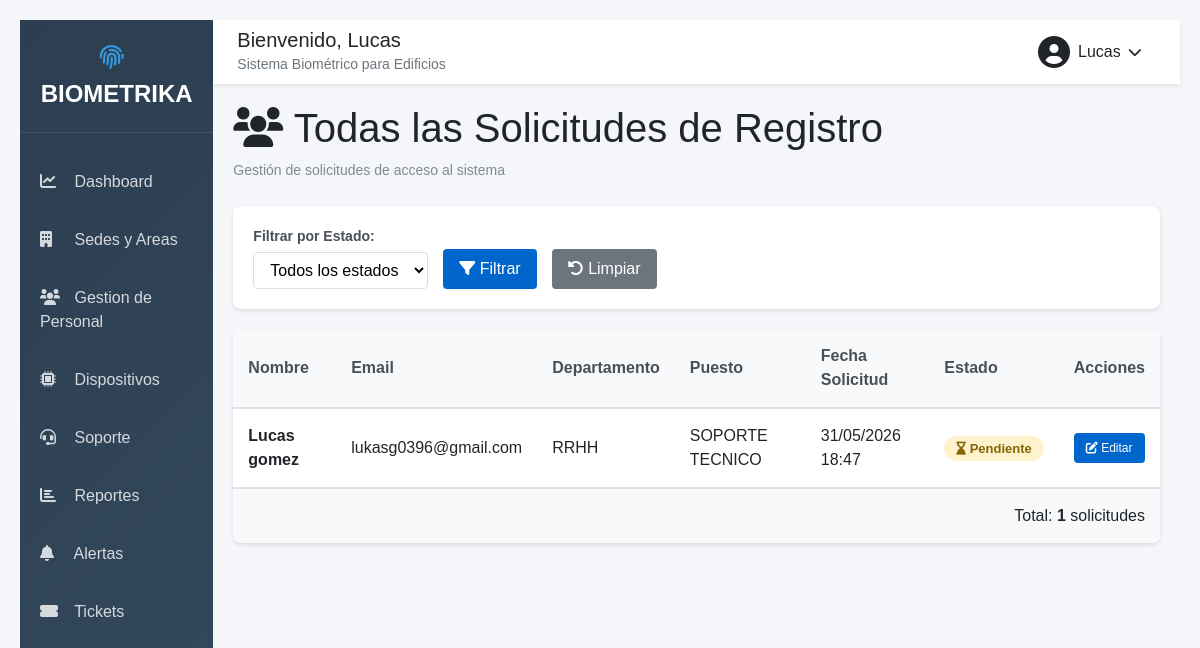
Screenshot of /usuarios/todas-solicitudes/ (signed in) with the database file from the repository.
### usuarios/models.py (models this page shows, shortened)
class SolicitudRegistro(models.Model):
    nombre = models.CharField(max_length=150)
    dni = models.CharField(max_length=20, verbose_name='DNI')
    email = models.EmailField()
    telefono = models.CharField(max_length=20)
    departamento = models.CharField(max_length=100)
    puesto = models.CharField(max_length=100)
    superior = models.CharField(max_length=150, blank=True, null=True)
    fecha_ingreso = models.DateField(blank=True, null=True)
    fecha_solicitud = models.DateTimeField(auto_now_add=True)
    estado = models.CharField(
        max_length=20,
        choices=[
            ('pendiente', 'Pendiente'),
            ('aprobado', 'Aprobado'),
            ('rechazado', 'Rechazado'),
        ],
        default='pendiente'
    )
    class Meta:
        verbose_name = 'Solicitud de Registro'
        verbose_name_plural = 'Solicitudes de Registro'
        ordering = ['-fecha_solicitud']

### usuarios/views.py (the view)
# urls.py: path('todas-solicitudes/', views.todas_solicitudes, name='todas_solicitudes'),
@login_required
def todas_solicitudes(request):
    if not request.user.is_staff:
        return redirect('dashboard:index')
    estado = request.GET.get('estado', '')
    solicitudes = SolicitudRegistro.objects.all().order_by('-fecha_solicitud')
    if estado:
        solicitudes = solicitudes.filter(estado=estado)
    estados = SolicitudRegistro._meta.get_field('estado').choices
    return render(request, 'usuarios/todas_solicitudes.html', {
        'solicitudes': solicitudes,
        'estados': estados,
        'estado_filtro': estado
    })

### templates/usuarios/todas_solicitudes.html (shortened to what this page needs)
{% extends 'dashboard/base.html' %}
{% load static %}
{% block content %}
<link rel="stylesheet" href="{% static 'css/style_usuario_nuevo.css' %}">
<div class="contenido">
    <h1><i class="fa-solid fa-users"></i> Todas las Solicitudes de Registro</h1>
    <p class="subtitulo">Gestión de solicitudes de acceso al sistema</p>
    <div class="filtros-container">
        <form method="GET" class="filtros-form">
            <div class="filtro-grupo">
                <label>Filtrar por Estado:</label>
                <select name="estado">
                    <option value="">Todos los estados</option>
                </select>
            </div>
            <button type="submit" class="btn"><i class="fa-solid fa-filter"></i> Filtrar</button>
            <a href="{% url 'usuarios:todas_solicitudes' %}" class="btn btn-secondary"><i class="fa-solid fa-rotate-left"></i> Limpiar</a>
        </form>
    </div>
    <div class="tabla-container">
        {% if solicitudes %}
            <table class="tabla-datos">
                <thead>
                    <tr>
                        <th>Nombre</th>
                        <th>Email</th>
                        <th>Departamento</th>
                        <th>Puesto</th>
                        <th>Fecha Solicitud</th>
                        <th>Estado</th>
                        <th>Acciones</th>
                    </tr>
                </thead>
                <tbody>
                    {% for solicitud in solicitudes %}
                        <tr>
                            <td><strong>{{ solicitud.nombre }}</strong></td>
                            <td>{{ solicitud.email }}</td>
                            <td>{{ solicitud.departamento }}</td>
                            <td>{{ solicitud.puesto }}</td>
                            <td>{{ solicitud.fecha_solicitud|date:"d/m/Y H:i" }}</td>
                            <td>
                                <span class="badge estado-{{ solicitud.estado }}">
                                    {% if solicitud.estado == 'pendiente' %}
                                        <i class="fa-solid fa-hourglass-end"></i> Pendiente
                                    {% elif solicitud.estado == 'aprobado' %}
                                        <i class="fa-solid fa-check-circle"></i> Aprobado
                                    {% else %}
                                        <i class="fa-solid fa-xmark-circle"></i> Rechazado
                                    {% endif %}
                                </span>
                            </td>
                            <td>
                                <a href="/admin/usuarios/solicitudregistro/{{ solicitud.id }}/change/" class="btn-small btn-edit">
                                    <i class="fa-solid fa-edit"></i> Editar
                                </a>
                            </td>
                        </tr>
                    {% endfor %}
                </tbody>
            </table>
            <p class="total-registros">Total: <strong>{{ solicitudes.count }}</strong> solicitudes</p>
        {% else %}
            <div class="alerta-info">
                <i class="fa-solid fa-info-circle"></i>
                <p>No hay solicitudes de registro registradas.</p>
            </div>
        {% endif %}
    </div>
</div>
{% endblock %}

### templates/dashboard/base.html (shortened to what this page needs)
<!DOCTYPE html>
<html lang="es">
<head>
    <link href="https://cdn.jsdelivr.net/npm/bootstrap@5.1.3/dist/css/bootstrap.min.css" rel="stylesheet">
    <link rel="stylesheet" href="https://cdnjs.cloudflare.com/ajax/libs/font-awesome/6.0.0/css/all.min.css">
</head>
<body>
    <div class="container-fluid">
        <div class="row">
            <div class="col-md-2 p-0 sidebar">
                <div class="logo">
                    <i class="fas fa-fingerprint"></i>
                    BIOMETRIKA
                </div>
                <nav class="nav flex-column mt-3">
                    <a class="nav-link" href="{% url 'dashboard:dashboard' %}">
                        <i class="fas fa-chart-line"></i> Dashboard
                    </a>
                    <a class="nav-link" href="{% url 'sedes:lista' %}">
                        <i class="fas fa-building"></i> Sedes y Areas
                    </a>
                    <a class="nav-link" href="{% url 'personal:lista' %}">
                        <i class="fas fa-users"></i> Gestion de Personal
                    </a>
                    <a class="nav-link" href="{% url 'dispositivos:lista' %}">
                        <i class="fas fa-microchip"></i> Dispositivos
                    </a>
                    <a class="nav-link" href="{% url 'soporte:index' %}">
                        <i class="fas fa-headset"></i> Soporte
                    </a>
                    <a class="nav-link" href="{% url 'reportes:index' %}">
                        <i class="fas fa-chart-bar"></i> Reportes
                    </a>
                    <a class="nav-link" href="{% url 'alertas:lista' %}">
                        <i class="fas fa-bell"></i> Alertas
                    </a>
                    <a class="nav-link" href="{% url 'tickets:lista' %}">
                        <i class="fas fa-ticket-alt"></i> Tickets
                    </a>
                </nav>
            </div>
            <div class="col-md-10 p-0">
                <nav class="navbar navbar-custom px-4 py-2">
                    <div>
                        <h5 class="mb-0">Bienvenido, {{ user.get_full_name|default:user.username }}</h5>
                        <small class="text-muted">Sistema Biométrico para Edificios</small>
                    </div>
                    <div class="position-relative">
                        <div class="user-menu d-flex align-items-center" onclick="toggleUserMenu()">
                            <i class="fas fa-user-circle fa-2x me-2"></i>
                            <span>{{ user.username }}</span>
                            <i class="fas fa-chevron-down ms-2 small"></i>
                        </div>
                    </div>
                </nav>
                <div class="main-content">
                    {% block content %}
                    {% endblock %}
                </div>
            </div>
        </div>
    </div>
</body>
</html>

### static/css/style_usuario_nuevo.css (style rules this page uses)
* { margin: 0; padding: 0; box-sizing: border-box; font-family: Arial, Helvetica, sans-serif; }
body { display: flex; flex-direction: column; justify-content: center; align-items: center; min-height: 100vh; background: #f4f6f9; padding: 20px; }
.logo { margin-bottom: 20px; }
.subtitulo { color: #7f8c8d; margin-bottom: 25px; font-size: 14px; }

### templates/dashboard/base.html (style rules this page uses)
:root { --primary-color: #2c3e50; --secondary-color: #3498db; }
body { font-family: 'Segoe UI', Tahoma, Geneva, Verdana, sans-serif; background-color: #f4f6f9; }
.sidebar { min-height: 100vh; background: linear-gradient(135deg, var(--primary-color) 0%, #34495e 100%); color: white; }
.sidebar .nav-link { color: rgba(255,255,255,0.8); padding: 12px 20px; margin: 5px 0; border-radius: 8px; transition: all 0.3s; }
.sidebar .nav-link i { margin-right: 10px; width: 20px; }
.navbar-custom { background: white; box-shadow: 0 2px 4px rgba(0,0,0,0.08); }
.user-menu { cursor: pointer; padding: 8px 15px; border-radius: 20px; transition: background 0.3s; }
.logo { font-size: 24px; font-weight: bold; padding: 20px; text-align: center; border-bottom: 1px solid rgba(255,255,255,0.1); }
.logo i { margin-right: 10px; color: var(--secondary-color); }
.main-content { padding: 20px; }

### templates/usuarios/todas_solicitudes.html (style rules this page uses)
.filtros-container { background: white; padding: 20px; border-radius: 8px; margin-bottom: 20px; box-shadow: 0 2px 4px rgba(0,0,0,0.1); }
.filtros-form { display: flex; gap: 15px; align-items: flex-end; flex-wrap: wrap; }
.filtro-grupo { display: flex; flex-direction: column; gap: 5px; }
.filtro-grupo label { font-weight: 600; color: #495057; font-size: 14px; }
.filtro-grupo select { padding: 8px 12px; border: 1px solid #ddd; border-radius: 4px; background: white; }
.tabla-container { background: white; border-radius: 8px; overflow-x: auto; box-shadow: 0 2px 4px rgba(0,0,0,0.1); }
.tabla-datos { width: 100%; border-collapse: collapse; margin: 0; }
.tabla-datos thead { background: #f8f9fa; border-bottom: 2px solid #dee2e6; }
.tabla-datos th { padding: 15px; text-align: left; font-weight: 600; color: #495057; }
.tabla-datos td { padding: 15px; border-bottom: 1px solid #dee2e6; }
.badge { display: inline-block; padding: 6px 12px; border-radius: 20px; font-size: 13px; font-weight: 600; }
.badge.estado-pendiente { background: #fff3cd; color: #856404; }
.btn-small { padding: 6px 12px; border: none; border-radius: 4px; cursor: pointer; font-size: 12px; transition: all 0.3s; text-decoration: none; display: inline-block; }
.btn-edit { background: #0066cc; color: white; }
.btn { padding: 8px 16px; background: #0066cc; color: white; border: none; border-radius: 4px; cursor: pointer; }
.btn-secondary { background: #6c757d; }
.total-registros { padding: 15px; background: #f8f9fa; text-align: right; margin: 0; border-top: 1px solid #dee2e6; }

### rows the page displays
SolicitudRegistro: nombre "Lucas gomez", email "lukasg0396@gmail.com", departamento "RRHH", puesto "SOPORTE TECNICO", fecha_solicitud "31/05/2026 18:47", estado "pendiente" (drawn)

### other values shown
{{ user.get_full_name|default:user.username }} "Lucas"
{{ user.username }} "Lucas"
{{ solicitudes.count }} "1"
